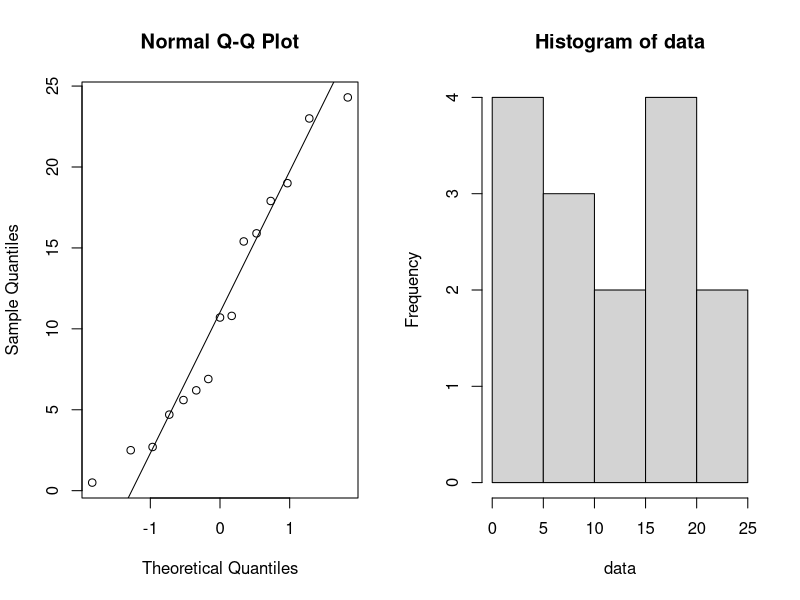
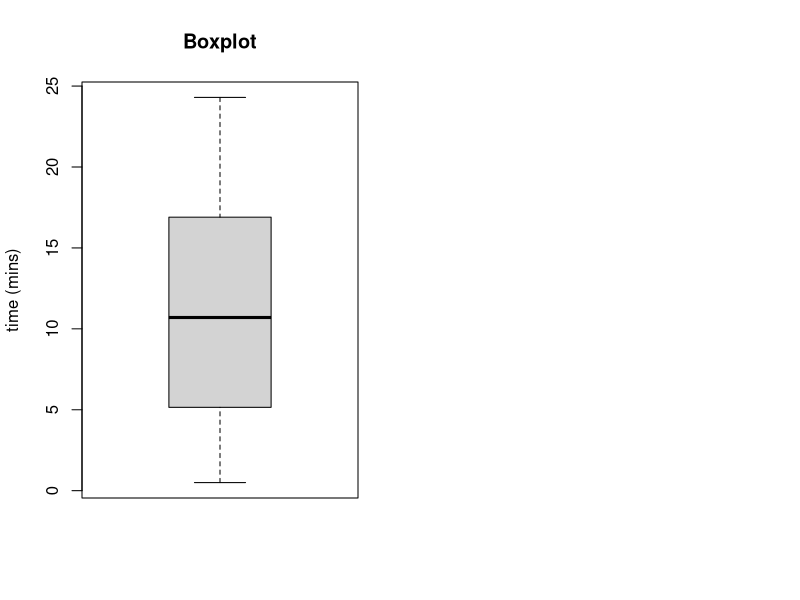
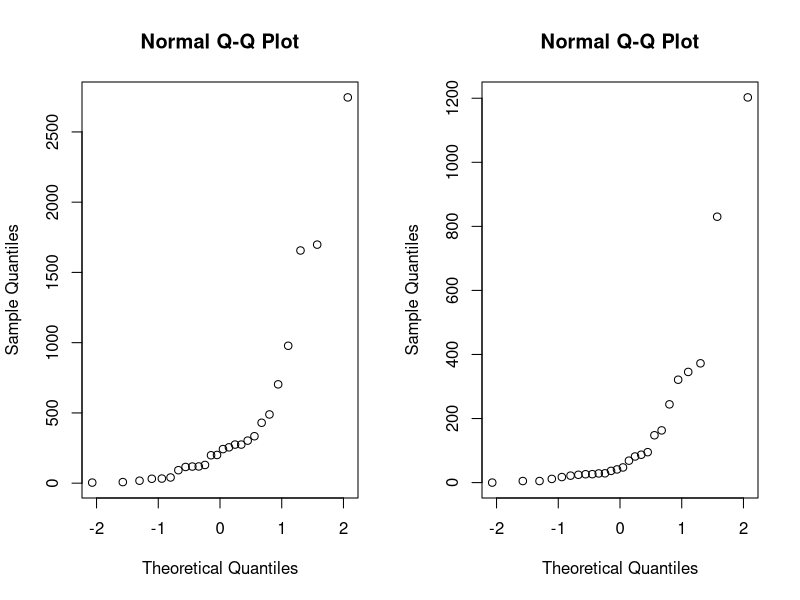
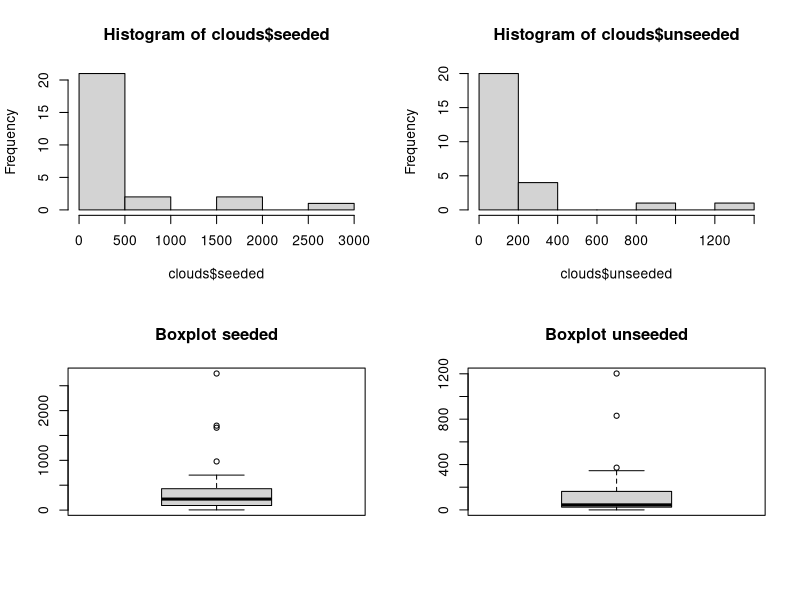
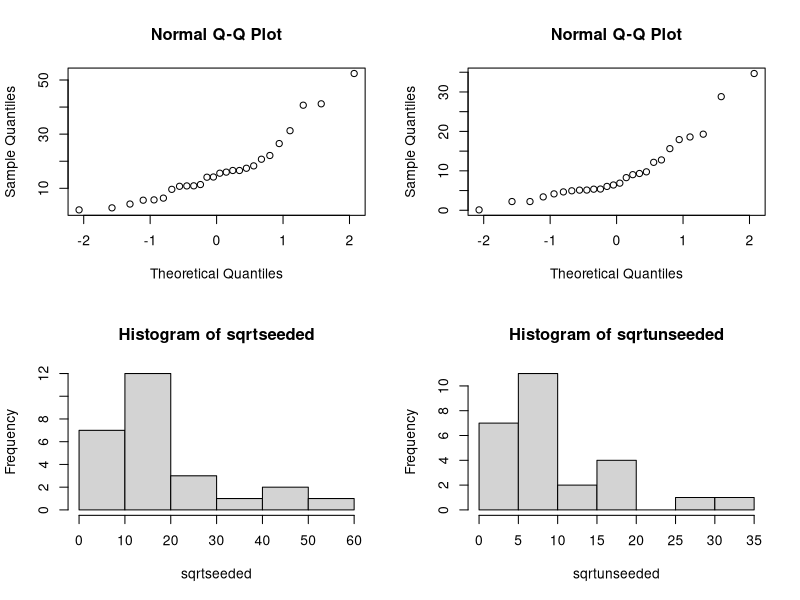
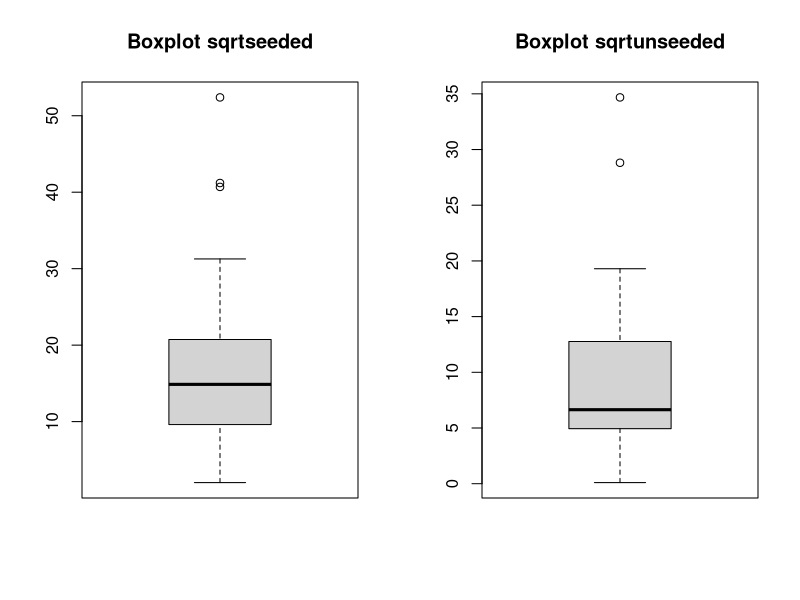
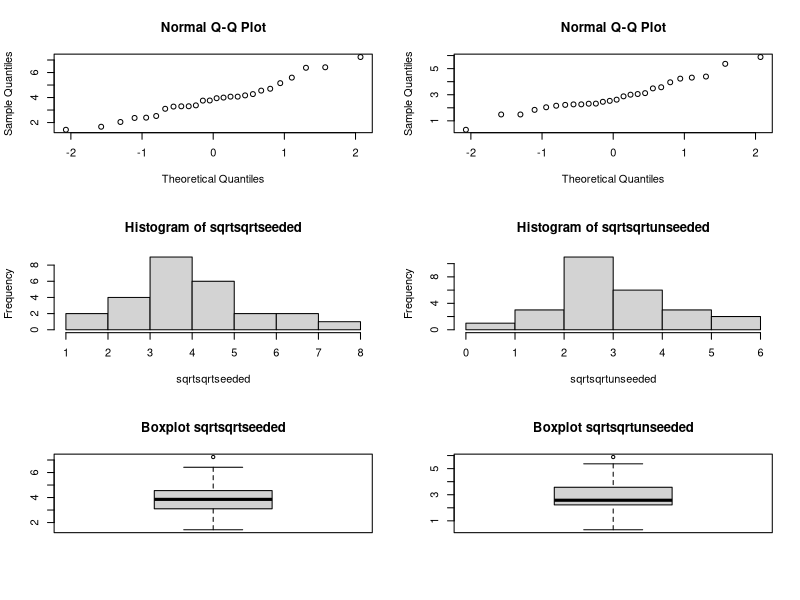
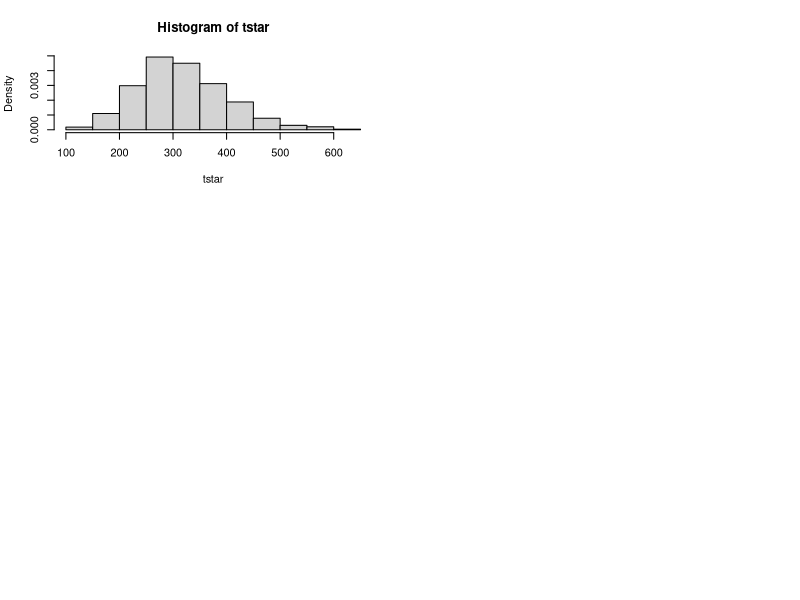

R code for these plots, in order:
## ---- chunk 1
options(digits=3)
options(knitr.duplicate.label = "allow")
## ---- chunk 2
library("ggpubr")
library("pracma")
library("lme4")
library("dplyr")
library("car")
## ---- chunk 3
# to control output:
# https://community.rstudio.com/t/showing-only-the-first-few-lines-of-the-results-of-a-code-chunk/6963/2
library(knitr)
hook_output <- knit_hooks$get("output")
knit_hooks$set(output = function(x, options) {
  lines <- options$output.lines
  if (is.null(lines)) {
    return(hook_output(x, options))  # pass to default hook
  }
  x <- unlist(strsplit(x, "\n"))
  # more <- "..."
  if (length(lines)==1) {        # first n lines
    if (length(x) > lines) {
      # truncate the output, but add ....
      x <- c(head(x, lines))
    }
  } else {
    x <- c(x[lines])
  }
  # paste these lines together
  x <- paste(c(x, ""), collapse = "\n")
  hook_output(x, options)
})
## ---- chunk 4
data = c(15.4, 17.9, 19.0, 0.5, 15.9, 2.7, 6.2, 2.5, 4.7, 6.9, 10.8, 24.3, 5.6, 23.0, 10.7)
par(mfrow=c(1,2))
qqnorm(data);qqline(data); hist(data)
## ---- chunk 5
shapiro.test(data);
## ---- chunk 6
mean_data = mean(data)
std_data = sd(data)
n = length(data)

error = qnorm(0.985)*std_data/sqrt(n)
left = mean_data-error
right = mean_data+error

c(left, mean_data, right)     #mean and confidence interval
## ---- chunk 7
E = 1
min_sample_size = (qnorm(0.985)^2*std_data^2)/ E^2
min_sample_size
## ---- chunk 8
B=1000
Tstar=numeric(B)
for(i in 1:B) {
  Xstar=sample(data,replace=TRUE)
  Tstar[i]=mean(Xstar) }

Tstar15=quantile(Tstar,0.015)
Tstar985=quantile(Tstar,0.985)
## ---- chunk 9
c(left, mean_data, right) 
c(2*mean_data-Tstar985,mean(Tstar),2*mean_data-Tstar15)
## ---- chunk 10
mu0 = 15
t.test(data,mu=mu0,alt="less")
## ---- chunk 11
larger_than_mu = sum(data>mu0)
samples = length(data)
binom.test(larger_than_mu,samples,p=0.5, alt='less')
## ---- chunk 12
boxplot(data, main="Boxplot",
        ylab="time (mins)")
## ---- chunk 13
mu0_1= 13
psign_13=numeric(B) ## will contain p-values of sign test
pttest_13=numeric(B) ## will contain p-values of t-test

for(i in 1:B) {
   x=sample(data,replace=TRUE)
   pttest_13[i]=t.test(x,mu=mu0_1,alt="less")[[3]] ## extract p-value
   psign_13[i]=binom.test(sum(x>mu0),length(data),p=0.5, alt="less")[[3]]} ## extract p-value

#percentage of t test/sign tests that are lower than 0.05. T tests have a lot
#larger percentage of tests that reject the H0.
sum(psign_13<0.05)/B
sum(pttest_13<0.05)/B

#power test for sign test and t-test with mu0=14
mu0_2 = 14
psign_14=numeric(B) ## will contain p-values of sign test
pttest_14=numeric(B) ## will contain p-values of t-test

for(i in 1:B) {
  x=sample(data,replace=TRUE)
  pttest_14[i]=t.test(x,mu=mu0_2,alt="less")[[3]] ## extract p-value
  psign_14[i]=binom.test(sum(x>mu0),length(data),p=0.5, alt="less")[[3]]} ## extract p-value

#percentage of t test/sign tests that are lower than 0.05. T tests have a lot
#larger percentage of test than reject the H0.
sum(psign_14<0.05)/B
sum(pttest_14<0.05)/B
## ---- chunk 14
s = sd(data)
n = length(data)

# z-score is probability
pr = 0.53 # right end confidence interval
x <- sum(data>15.5)/n # sum of values > 15.5 / total
m <- pr-x # cause pr = x+m, m is error margin
pl <- x-m # left end confidence interval
cv <- (sqrt(n)*m)/s # cause m = cv*s/sqrt(n), is critical value
area <- 0.5398 # for cv 0.10 read from z-score table
alpha <- (1-(area/2)) # don't actually need alpha, cl is area/2
cl <- (1-alpha)*100 # confidence level
cbind(pl,pr,cl)
## ---- chunk 15
tab = matrix(c(3,2,4,6), ncol=2, byrow=TRUE)
colnames(tab) = c('men', 'women')
rownames(tab) = c('more than 15.5', 'less than 15.5')
tab <- as.table(tab)
tab
## ---- chunk 16
fisher.test(tab)
## ---- chunk 17
clouds=read.table(file="clouds.txt",header=TRUE)
clouds
## ---- chunk 18
par(mfrow=c(1,2))
qqnorm(clouds$seeded);qqnorm(clouds$unseeded)
## ---- chunk 19
par(mfrow=c(2,2))
hist(clouds$seeded);hist(clouds$unseeded)
boxplot(clouds$seeded,main='Boxplot seeded');boxplot(clouds$unseeded,main='Boxplot unseeded')
## ---- chunk 20
shapiro.test(clouds$seeded)
## ---- chunk 21
shapiro.test(clouds$unseeded)
## ---- chunk 22
t.test(clouds$seeded,clouds$unseeded,alternative = "greater")
## ---- chunk 23
wilcox.test(clouds$seeded,clouds$unseeded,alternative = "greater")
## ---- chunk 24
ks.test(clouds$unseeded,clouds$seeded,alternative = "greater")
## ---- chunk 25
sqrtseeded <- sqrt(clouds$seeded); sqrtunseeded <- sqrt(clouds$unseeded)
# Plots:
par(mfrow=c(2,2))
qqnorm(sqrtseeded);qqnorm(sqrtunseeded)
hist(sqrtseeded);hist(sqrtunseeded)
## ---- chunk 26
par(mfrow=c(1,2))
boxplot(sqrtseeded,main='Boxplot sqrtseeded');boxplot(sqrtunseeded,main='Boxplot sqrtunseeded')
## ---- chunk 27
shapiro.test(sqrtseeded)
## ---- chunk 28
shapiro.test(sqrtunseeded)
## ---- chunk 29
t.test(sqrtseeded,sqrtunseeded,alternative = "greater")
## ---- chunk 30
wilcox.test(sqrtseeded,sqrtunseeded,alternative = "greater")
## ---- chunk 31
ks.test(sqrtunseeded,sqrtseeded,alternative = "greater")
## ---- chunk 32
sqrtsqrtseeded <- sqrt(sqrtseeded); sqrtsqrtunseeded <- sqrt(sqrtunseeded)
# Plots:
par(mfrow=c(3,2))
qqnorm(sqrtsqrtseeded);qqnorm(sqrtsqrtunseeded)
hist(sqrtsqrtseeded);hist(sqrtsqrtunseeded)
boxplot(sqrtsqrtseeded,main='Boxplot sqrtsqrtseeded');boxplot(sqrtsqrtunseeded,main='Boxplot sqrtsqrtunseeded')
## ---- chunk 33
shapiro.test(sqrtsqrtseeded)
## ---- chunk 34
shapiro.test(sqrtsqrtunseeded)
## ---- chunk 35
var.test(sqrtsqrtseeded, sqrtsqrtunseeded, alternative = "two.sided")
## ---- chunk 36
t.test(sqrtsqrtseeded,sqrtsqrtunseeded, var.equal = TRUE, alternative = "greater")
## ---- chunk 37
wilcox.test(sqrtsqrtseeded,sqrtsqrtunseeded,alternative = "greater")
## ---- chunk 38
ks.test(sqrtsqrtunseeded,sqrtsqrtseeded,alternative = "greater")
## ---- chunk 39
c1 <- clouds$seeded
lambda_est <- 1/mean(c1)
n <- length(clouds$seeded)
sd <- 1/lambda_est
# CI
z <- qnorm(1-0.025)
CI_L <- (-z+sqrt(n))/(mean(c1)*sqrt(n))
CI_R <- (z+sqrt(n))/(mean(c1)*sqrt(n))
cbind(CI_L,CI_R)
## ---- chunk 40
t=median(c1);t
B=1000
tstar=numeric(B)
n=length(c1)
for (i in 1:B){
  xstar=rexp(n,lambda_est)
  tstar[i]=median(xstar)}
hist(tstar,prob=T)
pl=sum(tstar<t)/B; pr=sum(tstar>t)/B; p=2*min(pl,pr)
cbind(pl,pr,p)
## ---- chunk 41
ks.test(clouds$seeded,"pexp", lambda_est)
## ---- chunk 42
x <- sum(clouds$seeded<300)
n <- length(clouds$seeded)
binom.test(x,n,p=0.5,alt='less')
## ---- chunk 43
x <- sum(clouds$seeded<30)
binom.test(x,n,p=0.25,alt='less')
## ---- chunk 44
data=read.table(file="dogs.txt",header=TRUE)
data
## ---- chunk 45
par(mfrow=c(1,2))
qqnorm(data$isofluorane);qqline(data$isofluorane); hist(data$isofluorane)
## ---- chunk 46
shapiro.test(data$isofluorane)
## ---- chunk 47
cor.test(data$isofluorane, data$halothane, method = "spearman")
## ---- chunk 48
mystat=function(x,y) {mean(x-y)}
B=1000; tstar=numeric(B)
for (i in 1:B) {
  datastar=t(apply(cbind(data[,1],data[,2]),1,sample))
  tstar[i]=mystat(datastar[,1],datastar[,2]) }
myt=mystat(data[,1],data[,2])
myt
hist(tstar)
pl=sum(tstar<myt)/B
pr=sum(tstar>myt)/B
p=2*min(pl,pr)
p
## ---- chunk 49
dataframe=data.frame(concentration=as.vector(as.matrix(data)),
                     variety=factor(rep(1:3,each=10)))
aov=lm(concentration~variety,data=dataframe)
anova(aov)
## ---- chunk 50
par(mfrow=c(1,2))
qqnorm(residuals(aov)); qqline(residuals(aov))
plot(fitted(aov),residuals(aov), main = "Residual Plot")
## ---- chunk 51
leveneTest(concentration~variety,data=dataframe)
## ---- chunk 52
summary(aov)
## ---- chunk 53
attach(dataframe); kruskal.test(concentration,variety)
## ---- chunk 54
I=4; J=2; N=10
rbind(rep(1:I,each=N*J),rep(1:J,N*I),sample(1:(N*I*J)))
## ---- chunk 55
data = read.table("hemoglobin.txt", header=TRUE)
## ---- chunk 56
#necessary other wise rate is numerical and should be categorical
data$rate=as.factor(data$rate)
par(mfrow=c(1,2))
boxplot(hemoglobin ~ method, data = data,main = "Boxplot") ; 
boxplot(hemoglobin ~ rate, data = data,main = "Boxplot")
## ---- chunk 57
par(mfrow=c(1,2))
interaction.plot(x.factor = data$rate, trace.factor = data$method, 
        response = data$hemoglobin, main="Interaction Plot",
        xlab="rate",
        ylab="hemoglobin",trace.label = "method:");
interaction.plot(x.factor = data$method, trace.factor = data$rate, 
        response = data$hemoglobin, main="Interaction Plot",
        xlab="method",
        ylab="hemoglobin",trace.label = "rate:")
## ---- chunk 58
hemoglobinaov=lm(hemoglobin ~ method * rate, data = data) 
anova(hemoglobinaov)
## ---- chunk 59
hemoglobinaov2 =lm(hemoglobin ~ method + rate, data = data)
anova(hemoglobinaov2)
## ---- chunk 60
par(mfrow=c(1,2))
qqnorm(residuals(hemoglobinaov2))
qqline(residuals(hemoglobinaov2))
plot(fitted(hemoglobinaov2),residuals(hemoglobinaov2), main = "Boxplot")
hemoglobinaov2
## ---- chunk 61
shapiro.test(residuals(hemoglobinaov2))
## ---- chunk 62
leveneTest(hemoglobin ~ method * rate, data = data)
## ---- chunk 63
group_by(data, method, rate) %>%
  summarise(
    count = n(),
    mean = mean(hemoglobin, na.rm = TRUE),
    sd = sd(hemoglobin, na.rm = TRUE)
  )
## ---- chunk 64
group_by(data, rate) %>%
  summarise(
    count = n(),
    mean = mean(hemoglobin, na.rm = TRUE),
    sd = sd(hemoglobin, na.rm = TRUE)
  )
## ---- chunk 65
hemoglobinaov3 =lm(hemoglobin ~ rate, data = data)
anova(hemoglobinaov3)
## ---- chunk 66
cream <- read.table(file="cream.txt",header=TRUE)
cream
## ---- chunk 67
cream$batch <- factor(cream$batch)
cream$position <- factor(cream$position)
cream$starter <- factor(cream$starter)
aovcream <- lm(acidity~batch+position+starter,data=cream); anova(aovcream)
## ---- chunk 68
summary(aovcream)
## ---- chunk 69
par(mfrow=c(1,2))
qqnorm(residuals(aovcream));qqline(residuals(aovcream));
plot(fitted(aovcream),residuals(aovcream),main="Residual Plot")
## ---- chunk 70
shapiro.test(residuals(aovcream));
## ---- chunk 71
aovcream=lm(acidity~batch+starter,data=cream); anova(aovcream)
## ---- chunk 72
summary(aovcream)
## ---- chunk 73
friedman.test(acidity~batch | starter,data=cream)
## ---- chunk 74
creamlmer=lmer(acidity~starter+(1|batch),REML=FALSE,data=cream)
summary(creamlmer)
## ---- chunk 75
creamlmer1=lmer(acidity~(1|batch),data=cream,REML=FALSE)
anova(creamlmer,creamlmer1)
